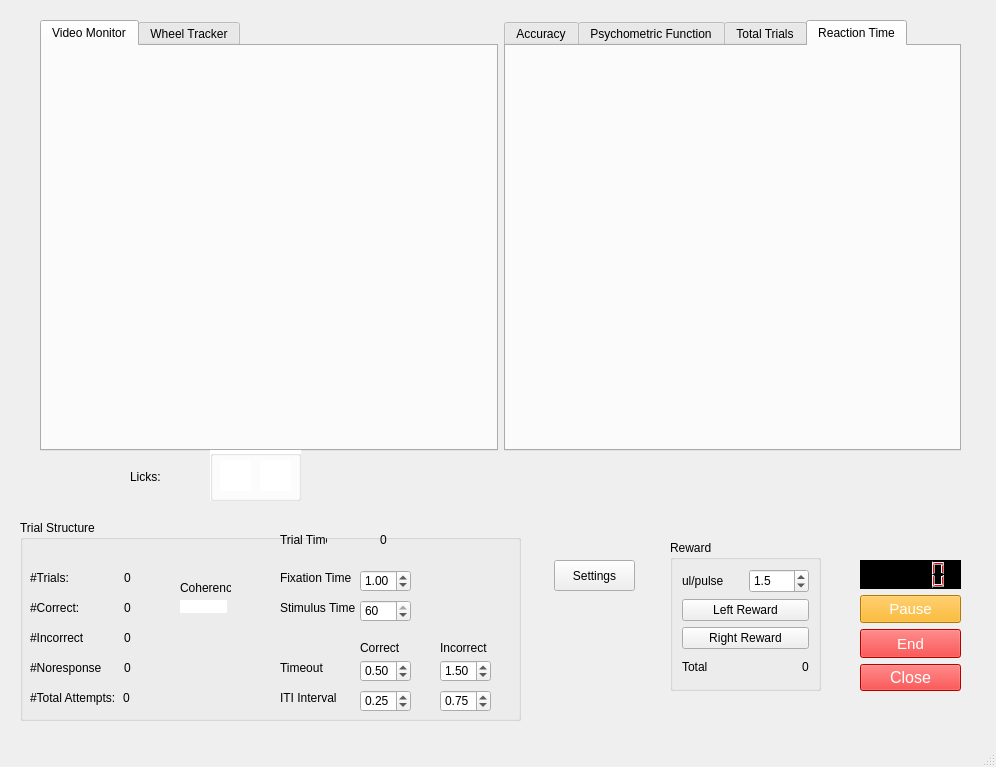
<?xml version="1.0" encoding="UTF-8"?>
<ui version="4.0">
 <class>MainWindow</class>
 <widget class="QMainWindow" name="MainWindow">
  <property name="windowModality">
   <enum>Qt::WindowModal</enum>
  </property>
  <property name="geometry">
   <rect>
    <x>0</x>
    <y>0</y>
    <width>996</width>
    <height>767</height>
   </rect>
  </property>
  <property name="sizePolicy">
   <sizepolicy hsizetype="Expanding" vsizetype="Expanding">
    <horstretch>0</horstretch>
    <verstretch>0</verstretch>
   </sizepolicy>
  </property>
  <property name="windowTitle">
   <string>User Interface</string>
  </property>
  <property name="windowOpacity">
   <double>1.000000000000000</double>
  </property>
  <property name="toolButtonStyle">
   <enum>Qt::ToolButtonIconOnly</enum>
  </property>
  <widget class="QWidget" name="centralwidget">
   <widget class="QGroupBox" name="groupBox_2">
    <property name="geometry">
     <rect>
      <x>670</x>
      <y>540</y>
      <width>151</width>
      <height>151</height>
     </rect>
    </property>
    <property name="title">
     <string>Reward</string>
    </property>
    <layout class="QGridLayout" name="gridLayout">
     <item row="0" column="0">
      <layout class="QHBoxLayout" name="horizontalLayout_2">
       <item>
        <widget class="QLabel" name="label_7">
         <property name="sizePolicy">
          <sizepolicy hsizetype="Expanding" vsizetype="Expanding">
           <horstretch>0</horstretch>
           <verstretch>0</verstretch>
          </sizepolicy>
         </property>
         <property name="text">
          <string>ul/pulse</string>
         </property>
        </widget>
       </item>
       <item>
        <widget class="QDoubleSpinBox" name="uLPP">
         <property name="sizePolicy">
          <sizepolicy hsizetype="Expanding" vsizetype="Expanding">
           <horstretch>0</horstretch>
           <verstretch>0</verstretch>
          </sizepolicy>
         </property>
         <property name="readOnly">
          <bool>false</bool>
         </property>
         <property name="buttonSymbols">
          <enum>QAbstractSpinBox::UpDownArrows</enum>
         </property>
         <property name="keyboardTracking">
          <bool>true</bool>
         </property>
         <property name="decimals">
          <number>1</number>
         </property>
         <property name="minimum">
          <double>1.000000000000000</double>
         </property>
         <property name="maximum">
          <double>3.000000000000000</double>
         </property>
         <property name="singleStep">
          <double>0.100000000000000</double>
         </property>
         <property name="value">
          <double>1.500000000000000</double>
         </property>
        </widget>
       </item>
      </layout>
     </item>
     <item row="1" column="0">
      <layout class="QVBoxLayout" name="verticalLayout">
       <item>
        <widget class="QPushButton" name="pulseLeft">
         <property name="text">
          <string>Left Reward</string>
         </property>
        </widget>
       </item>
       <item>
        <widget class="QPushButton" name="pulseRight">
         <property name="text">
          <string>Right Reward</string>
         </property>
        </widget>
       </item>
      </layout>
     </item>
     <item row="2" column="0">
      <layout class="QHBoxLayout" name="horizontalLayout">
       <item>
        <widget class="QLabel" name="label_12">
         <property name="sizePolicy">
          <sizepolicy hsizetype="Expanding" vsizetype="Expanding">
           <horstretch>0</horstretch>
           <verstretch>0</verstretch>
          </sizepolicy>
         </property>
         <property name="text">
          <string>Total</string>
         </property>
        </widget>
       </item>
       <item>
        <widget class="QLabel" name="totalReward">
         <property name="text">
          <string>0</string>
         </property>
        </widget>
       </item>
      </layout>
     </item>
    </layout>
   </widget>
   <widget class="QGroupBox" name="groupBox">
    <property name="geometry">
     <rect>
      <x>20</x>
      <y>520</y>
      <width>501</width>
      <height>201</height>
     </rect>
    </property>
    <property name="title">
     <string>Trial Structure</string>
    </property>
    <widget class="QLabel" name="label_8">
     <property name="geometry">
      <rect>
       <x>260</x>
       <y>50</y>
       <width>81</width>
       <height>16</height>
      </rect>
     </property>
     <property name="text">
      <string>Fixation Time</string>
     </property>
    </widget>
    <widget class="QLabel" name="label_9">
     <property name="geometry">
      <rect>
       <x>260</x>
       <y>80</y>
       <width>81</width>
       <height>16</height>
      </rect>
     </property>
     <property name="text">
      <string>Stimulus Time</string>
     </property>
    </widget>
    <widget class="QLabel" name="label_10">
     <property name="geometry">
      <rect>
       <x>340</x>
       <y>120</y>
       <width>61</width>
       <height>16</height>
      </rect>
     </property>
     <property name="layoutDirection">
      <enum>Qt::LeftToRight</enum>
     </property>
     <property name="text">
      <string>Correct</string>
     </property>
    </widget>
    <widget class="QLabel" name="trialTimer">
     <property name="geometry">
      <rect>
       <x>360</x>
       <y>10</y>
       <width>41</width>
       <height>20</height>
      </rect>
     </property>
     <property name="sizePolicy">
      <sizepolicy hsizetype="Expanding" vsizetype="Expanding">
       <horstretch>0</horstretch>
       <verstretch>0</verstretch>
      </sizepolicy>
     </property>
     <property name="text">
      <string>0</string>
     </property>
    </widget>
    <widget class="QLabel" name="label_5">
     <property name="geometry">
      <rect>
       <x>260</x>
       <y>10</y>
       <width>47</width>
       <height>20</height>
      </rect>
     </property>
     <property name="sizePolicy">
      <sizepolicy hsizetype="Expanding" vsizetype="Expanding">
       <horstretch>0</horstretch>
       <verstretch>0</verstretch>
      </sizepolicy>
     </property>
     <property name="text">
      <string>Trial Time</string>
     </property>
    </widget>
    <widget class="QLabel" name="label_11">
     <property name="geometry">
      <rect>
       <x>420</x>
       <y>120</y>
       <width>61</width>
       <height>16</height>
      </rect>
     </property>
     <property name="text">
      <string>Incorrect</string>
     </property>
    </widget>
    <widget class="QDoubleSpinBox" name="stimulusTime">
     <property name="geometry">
      <rect>
       <x>340</x>
       <y>80</y>
       <width>51</width>
       <height>22</height>
      </rect>
     </property>
     <property name="decimals">
      <number>0</number>
     </property>
     <property name="minimum">
      <double>1.000000000000000</double>
     </property>
     <property name="maximum">
      <double>60.000000000000000</double>
     </property>
     <property name="value">
      <double>60.000000000000000</double>
     </property>
    </widget>
    <widget class="QDoubleSpinBox" name="fixationTime">
     <property name="geometry">
      <rect>
       <x>340</x>
       <y>50</y>
       <width>51</width>
       <height>22</height>
      </rect>
     </property>
     <property name="accelerated">
      <bool>false</bool>
     </property>
     <property name="minimum">
      <double>0.000000000000000</double>
     </property>
     <property name="maximum">
      <double>2.000000000000000</double>
     </property>
     <property name="singleStep">
      <double>0.050000000000000</double>
     </property>
     <property name="value">
      <double>1.000000000000000</double>
     </property>
    </widget>
    <widget class="QDoubleSpinBox" name="correctTO">
     <property name="geometry">
      <rect>
       <x>340</x>
       <y>140</y>
       <width>51</width>
       <height>22</height>
      </rect>
     </property>
     <property name="decimals">
      <number>2</number>
     </property>
     <property name="minimum">
      <double>0.000000000000000</double>
     </property>
     <property name="maximum">
      <double>3.000000000000000</double>
     </property>
     <property name="singleStep">
      <double>0.050000000000000</double>
     </property>
     <property name="value">
      <double>0.500000000000000</double>
     </property>
    </widget>
    <widget class="QDoubleSpinBox" name="incorrectTO">
     <property name="geometry">
      <rect>
       <x>420</x>
       <y>140</y>
       <width>51</width>
       <height>22</height>
      </rect>
     </property>
     <property name="suffix">
      <string/>
     </property>
     <property name="decimals">
      <number>2</number>
     </property>
     <property name="minimum">
      <double>0.000000000000000</double>
     </property>
     <property name="maximum">
      <double>3.000000000000000</double>
     </property>
     <property name="singleStep">
      <double>0.050000000000000</double>
     </property>
     <property name="value">
      <double>1.500000000000000</double>
     </property>
    </widget>
    <widget class="QWidget" name="layoutWidget">
     <property name="geometry">
      <rect>
       <x>10</x>
       <y>50</y>
       <width>101</width>
       <height>16</height>
      </rect>
     </property>
     <layout class="QHBoxLayout" name="horizontalLayout_3">
      <item>
       <widget class="QLabel" name="label">
        <property name="sizePolicy">
         <sizepolicy hsizetype="Expanding" vsizetype="Expanding">
          <horstretch>0</horstretch>
          <verstretch>0</verstretch>
         </sizepolicy>
        </property>
        <property name="text">
         <string>#Trials:</string>
        </property>
       </widget>
      </item>
      <item>
       <widget class="QLabel" name="trialNo">
        <property name="text">
         <string>0</string>
        </property>
       </widget>
      </item>
     </layout>
    </widget>
    <widget class="QWidget" name="layoutWidget">
     <property name="geometry">
      <rect>
       <x>10</x>
       <y>80</y>
       <width>101</width>
       <height>16</height>
      </rect>
     </property>
     <layout class="QHBoxLayout" name="horizontalLayout_4">
      <item>
       <widget class="QLabel" name="label_2">
        <property name="sizePolicy">
         <sizepolicy hsizetype="Expanding" vsizetype="Expanding">
          <horstretch>0</horstretch>
          <verstretch>0</verstretch>
         </sizepolicy>
        </property>
        <property name="text">
         <string>#Correct:</string>
        </property>
       </widget>
      </item>
      <item>
       <widget class="QLabel" name="correctNo">
        <property name="text">
         <string>0</string>
        </property>
       </widget>
      </item>
     </layout>
    </widget>
    <widget class="QWidget" name="layoutWidget">
     <property name="geometry">
      <rect>
       <x>10</x>
       <y>110</y>
       <width>101</width>
       <height>16</height>
      </rect>
     </property>
     <layout class="QHBoxLayout" name="horizontalLayout_5">
      <item>
       <widget class="QLabel" name="label_3">
        <property name="sizePolicy">
         <sizepolicy hsizetype="Expanding" vsizetype="Expanding">
          <horstretch>0</horstretch>
          <verstretch>0</verstretch>
         </sizepolicy>
        </property>
        <property name="text">
         <string>#Incorrect</string>
        </property>
       </widget>
      </item>
      <item>
       <widget class="QLabel" name="incorrectNo">
        <property name="text">
         <string>0</string>
        </property>
       </widget>
      </item>
     </layout>
    </widget>
    <widget class="QWidget" name="layoutWidget">
     <property name="geometry">
      <rect>
       <x>10</x>
       <y>140</y>
       <width>101</width>
       <height>16</height>
      </rect>
     </property>
     <layout class="QHBoxLayout" name="horizontalLayout_6">
      <item>
       <widget class="QLabel" name="label_4">
        <property name="sizePolicy">
         <sizepolicy hsizetype="Expanding" vsizetype="Expanding">
          <horstretch>0</horstretch>
          <verstretch>0</verstretch>
         </sizepolicy>
        </property>
        <property name="text">
         <string>#Noresponse</string>
        </property>
       </widget>
      </item>
      <item>
       <widget class="QLabel" name="noresponseNo">
        <property name="text">
         <string>0</string>
        </property>
        <property name="alignment">
         <set>Qt::AlignLeading|Qt::AlignLeft|Qt::AlignVCenter</set>
        </property>
       </widget>
      </item>
     </layout>
    </widget>
    <widget class="QLabel" name="label_24">
     <property name="geometry">
      <rect>
       <x>160</x>
       <y>60</y>
       <width>51</width>
       <height>16</height>
      </rect>
     </property>
     <property name="text">
      <string>Coherence</string>
     </property>
    </widget>
    <widget class="QLabel" name="currCoherence">
     <property name="geometry">
      <rect>
       <x>160</x>
       <y>80</y>
       <width>47</width>
       <height>13</height>
      </rect>
     </property>
     <property name="styleSheet">
      <string notr="true">background-color: rgb(255, 255, 255);</string>
     </property>
     <property name="frameShape">
      <enum>QFrame::NoFrame</enum>
     </property>
     <property name="text">
      <string/>
     </property>
     <property name="alignment">
      <set>Qt::AlignCenter</set>
     </property>
    </widget>
    <widget class="QWidget" name="layoutWidget_2">
     <property name="geometry">
      <rect>
       <x>10</x>
       <y>170</y>
       <width>100</width>
       <height>16</height>
      </rect>
     </property>
     <layout class="QHBoxLayout" name="horizontalLayout_8">
      <item>
       <widget class="QLabel" name="label_13">
        <property name="sizePolicy">
         <sizepolicy hsizetype="Expanding" vsizetype="Expanding">
          <horstretch>0</horstretch>
          <verstretch>0</verstretch>
         </sizepolicy>
        </property>
        <property name="text">
         <string>#Total Attempts:</string>
        </property>
       </widget>
      </item>
      <item>
       <widget class="QLabel" name="attemptNo">
        <property name="text">
         <string>0</string>
        </property>
       </widget>
      </item>
     </layout>
    </widget>
    <widget class="QLabel" name="label_14">
     <property name="geometry">
      <rect>
       <x>260</x>
       <y>170</y>
       <width>61</width>
       <height>16</height>
      </rect>
     </property>
     <property name="text">
      <string>ITI Interval</string>
     </property>
    </widget>
    <widget class="QDoubleSpinBox" name="correctITI">
     <property name="geometry">
      <rect>
       <x>340</x>
       <y>170</y>
       <width>51</width>
       <height>22</height>
      </rect>
     </property>
     <property name="accelerated">
      <bool>false</bool>
     </property>
     <property name="minimum">
      <double>0.000000000000000</double>
     </property>
     <property name="maximum">
      <double>10.000000000000000</double>
     </property>
     <property name="singleStep">
      <double>0.050000000000000</double>
     </property>
     <property name="value">
      <double>0.250000000000000</double>
     </property>
    </widget>
    <widget class="QLabel" name="label_15">
     <property name="geometry">
      <rect>
       <x>260</x>
       <y>140</y>
       <width>61</width>
       <height>16</height>
      </rect>
     </property>
     <property name="layoutDirection">
      <enum>Qt::LeftToRight</enum>
     </property>
     <property name="text">
      <string>Timeout</string>
     </property>
    </widget>
    <widget class="QDoubleSpinBox" name="incorrectITI">
     <property name="geometry">
      <rect>
       <x>420</x>
       <y>170</y>
       <width>51</width>
       <height>22</height>
      </rect>
     </property>
     <property name="accelerated">
      <bool>false</bool>
     </property>
     <property name="minimum">
      <double>0.000000000000000</double>
     </property>
     <property name="maximum">
      <double>10.000000000000000</double>
     </property>
     <property name="singleStep">
      <double>0.050000000000000</double>
     </property>
     <property name="value">
      <double>0.750000000000000</double>
     </property>
    </widget>
   </widget>
   <widget class="QLabel" name="label_6">
    <property name="geometry">
     <rect>
      <x>130</x>
      <y>470</y>
      <width>47</width>
      <height>13</height>
     </rect>
    </property>
    <property name="text">
     <string>Licks:</string>
    </property>
   </widget>
   <widget class="QGroupBox" name="groupBox_3">
    <property name="geometry">
     <rect>
      <x>210</x>
      <y>450</y>
      <width>91</width>
      <height>51</height>
     </rect>
    </property>
    <property name="styleSheet">
     <string notr="true">background-color: rgb(255, 255, 255);</string>
    </property>
    <property name="title">
     <string/>
    </property>
    <widget class="QLabel" name="leftLED">
     <property name="geometry">
      <rect>
       <x>10</x>
       <y>10</y>
       <width>31</width>
       <height>31</height>
      </rect>
     </property>
     <property name="text">
      <string/>
     </property>
     <property name="pixmap">
      <pixmap>icons/white_led_off.png</pixmap>
     </property>
     <property name="scaledContents">
      <bool>true</bool>
     </property>
    </widget>
    <widget class="QLabel" name="rightLED">
     <property name="geometry">
      <rect>
       <x>50</x>
       <y>10</y>
       <width>31</width>
       <height>31</height>
      </rect>
     </property>
     <property name="text">
      <string/>
     </property>
     <property name="pixmap">
      <pixmap>icons/white_led_off.png</pixmap>
     </property>
     <property name="scaledContents">
      <bool>true</bool>
     </property>
    </widget>
   </widget>
   <widget class="QWidget" name="layoutWidget">
    <property name="geometry">
     <rect>
      <x>40</x>
      <y>20</y>
      <width>921</width>
      <height>431</height>
     </rect>
    </property>
    <layout class="QHBoxLayout" name="horizontalLayout_7">
     <item>
      <widget class="QTabWidget" name="BehaviorMonitor">
       <property name="sizePolicy">
        <sizepolicy hsizetype="Expanding" vsizetype="Expanding">
         <horstretch>0</horstretch>
         <verstretch>0</verstretch>
        </sizepolicy>
       </property>
       <property name="autoFillBackground">
        <bool>true</bool>
       </property>
       <property name="currentIndex">
        <number>0</number>
       </property>
       <property name="iconSize">
        <size>
         <width>16</width>
         <height>16</height>
        </size>
       </property>
       <property name="elideMode">
        <enum>Qt::ElideLeft</enum>
       </property>
       <widget class="QWidget" name="tab_2">
        <attribute name="title">
         <string>Video Monitor</string>
        </attribute>
        <widget class="QLabel" name="Stream">
         <property name="geometry">
          <rect>
           <x>10</x>
           <y>0</y>
           <width>441</width>
           <height>401</height>
          </rect>
         </property>
         <property name="text">
          <string/>
         </property>
        </widget>
       </widget>
       <widget class="QWidget" name="tab_3">
        <attribute name="title">
         <string>Wheel Tracker</string>
        </attribute>
        <widget class="QGraphicsView" name="graphicsView">
         <property name="geometry">
          <rect>
           <x>0</x>
           <y>0</y>
           <width>451</width>
           <height>401</height>
          </rect>
         </property>
        </widget>
       </widget>
      </widget>
     </item>
     <item>
      <widget class="QTabWidget" name="Plots">
       <property name="sizePolicy">
        <sizepolicy hsizetype="Expanding" vsizetype="Expanding">
         <horstretch>0</horstretch>
         <verstretch>0</verstretch>
        </sizepolicy>
       </property>
       <property name="focusPolicy">
        <enum>Qt::TabFocus</enum>
       </property>
       <property name="autoFillBackground">
        <bool>false</bool>
       </property>
       <property name="tabPosition">
        <enum>QTabWidget::North</enum>
       </property>
       <property name="tabShape">
        <enum>QTabWidget::Rounded</enum>
       </property>
       <property name="currentIndex">
        <number>3</number>
       </property>
       <widget class="QWidget" name="tab1">
        <attribute name="title">
         <string>Accuracy</string>
        </attribute>
        <widget class="PlotWidget" name="accuracyPlot" native="true">
         <property name="geometry">
          <rect>
           <x>10</x>
           <y>0</y>
           <width>431</width>
           <height>401</height>
          </rect>
         </property>
        </widget>
       </widget>
       <widget class="QWidget" name="tab2">
        <attribute name="title">
         <string>Psychometric Function</string>
        </attribute>
        <widget class="PlotWidget" name="psychometricPlot" native="true">
         <property name="geometry">
          <rect>
           <x>10</x>
           <y>0</y>
           <width>431</width>
           <height>401</height>
          </rect>
         </property>
        </widget>
       </widget>
       <widget class="QWidget" name="tab3">
        <attribute name="title">
         <string>Total Trials</string>
        </attribute>
        <widget class="PlotWidget" name="tottrialPlot" native="true">
         <property name="geometry">
          <rect>
           <x>10</x>
           <y>0</y>
           <width>431</width>
           <height>401</height>
          </rect>
         </property>
        </widget>
       </widget>
       <widget class="QWidget" name="tab">
        <attribute name="title">
         <string>Reaction Time</string>
        </attribute>
        <widget class="PlotWidget" name="RTPlot" native="true">
         <property name="geometry">
          <rect>
           <x>10</x>
           <y>0</y>
           <width>431</width>
           <height>401</height>
          </rect>
         </property>
         <property name="sizePolicy">
          <sizepolicy hsizetype="Expanding" vsizetype="Expanding">
           <horstretch>0</horstretch>
           <verstretch>0</verstretch>
          </sizepolicy>
         </property>
        </widget>
       </widget>
      </widget>
     </item>
    </layout>
   </widget>
   <widget class="QPushButton" name="trialSettings">
    <property name="geometry">
     <rect>
      <x>554</x>
      <y>560</y>
      <width>81</width>
      <height>31</height>
     </rect>
    </property>
    <property name="text">
     <string>Settings</string>
    </property>
   </widget>
   <widget class="QWidget" name="layoutWidget">
    <property name="geometry">
     <rect>
      <x>860</x>
      <y>560</y>
      <width>101</width>
      <height>131</height>
     </rect>
    </property>
    <layout class="QVBoxLayout" name="verticalLayout_2">
     <item>
      <widget class="QLCDNumber" name="sessionTimer">
       <property name="sizePolicy">
        <sizepolicy hsizetype="Expanding" vsizetype="Expanding">
         <horstretch>0</horstretch>
         <verstretch>0</verstretch>
        </sizepolicy>
       </property>
       <property name="styleSheet">
        <string notr="true">background-color: rgb(0, 0, 0);
border-color: rgb(255, 0, 0);
color: rgb(255, 0, 0);</string>
       </property>
       <property name="intValue" stdset="0">
        <number>0</number>
       </property>
      </widget>
     </item>
     <item>
      <widget class="QPushButton" name="pauseExperiment">
       <property name="sizePolicy">
        <sizepolicy hsizetype="Expanding" vsizetype="Expanding">
         <horstretch>0</horstretch>
         <verstretch>0</verstretch>
        </sizepolicy>
       </property>
       <property name="font">
        <font>
         <pointsize>11</pointsize>
        </font>
       </property>
       <property name="styleSheet">
        <string notr="true">background-color: rgb(255, 170, 0);
color: rgb(255, 255, 255);</string>
       </property>
       <property name="text">
        <string>Pause</string>
       </property>
      </widget>
     </item>
     <item>
      <widget class="QPushButton" name="endExperiment">
       <property name="sizePolicy">
        <sizepolicy hsizetype="Expanding" vsizetype="Expanding">
         <horstretch>0</horstretch>
         <verstretch>0</verstretch>
        </sizepolicy>
       </property>
       <property name="font">
        <font>
         <pointsize>11</pointsize>
        </font>
       </property>
       <property name="styleSheet">
        <string notr="true">background-color: rgb(255, 0, 0);
color: rgb(255, 255, 255);</string>
       </property>
       <property name="text">
        <string>End</string>
       </property>
      </widget>
     </item>
     <item>
      <widget class="QPushButton" name="closeExperiment">
       <property name="font">
        <font>
         <pointsize>12</pointsize>
        </font>
       </property>
       <property name="styleSheet">
        <string notr="true">background-color: rgb(255, 0, 0);
color: rgb(255, 255, 255);</string>
       </property>
       <property name="text">
        <string>Close</string>
       </property>
       <property name="checkable">
        <bool>false</bool>
       </property>
      </widget>
     </item>
    </layout>
   </widget>
   <widget class="QLabel" name="mouseID">
    <property name="geometry">
     <rect>
      <x>510</x>
      <y>460</y>
      <width>451</width>
      <height>41</height>
     </rect>
    </property>
    <property name="font">
     <font>
      <family>Lucida Console</family>
      <pointsize>24</pointsize>
      <weight>75</weight>
      <italic>false</italic>
      <bold>true</bold>
      <underline>false</underline>
      <strikeout>false</strikeout>
     </font>
    </property>
    <property name="styleSheet">
     <string notr="true">color: rgb(150, 50, 0);</string>
    </property>
    <property name="text">
     <string/>
    </property>
    <property name="alignment">
     <set>Qt::AlignCenter</set>
    </property>
   </widget>
   <zorder>layoutWidget</zorder>
   <zorder>groupBox_2</zorder>
   <zorder>groupBox</zorder>
   <zorder>label_6</zorder>
   <zorder>groupBox_3</zorder>
   <zorder>layoutWidget</zorder>
   <zorder>trialSettings</zorder>
   <zorder>mouseID</zorder>
  </widget>
  <widget class="QStatusBar" name="statusbar"/>
 </widget>
 <customwidgets>
  <customwidget>
   <class>PlotWidget</class>
   <extends>QWidget</extends>
   <header>pyqtgraph</header>
   <container>1</container>
  </customwidget>
 </customwidgets>
 <resources/>
 <connections/>
</ui>
